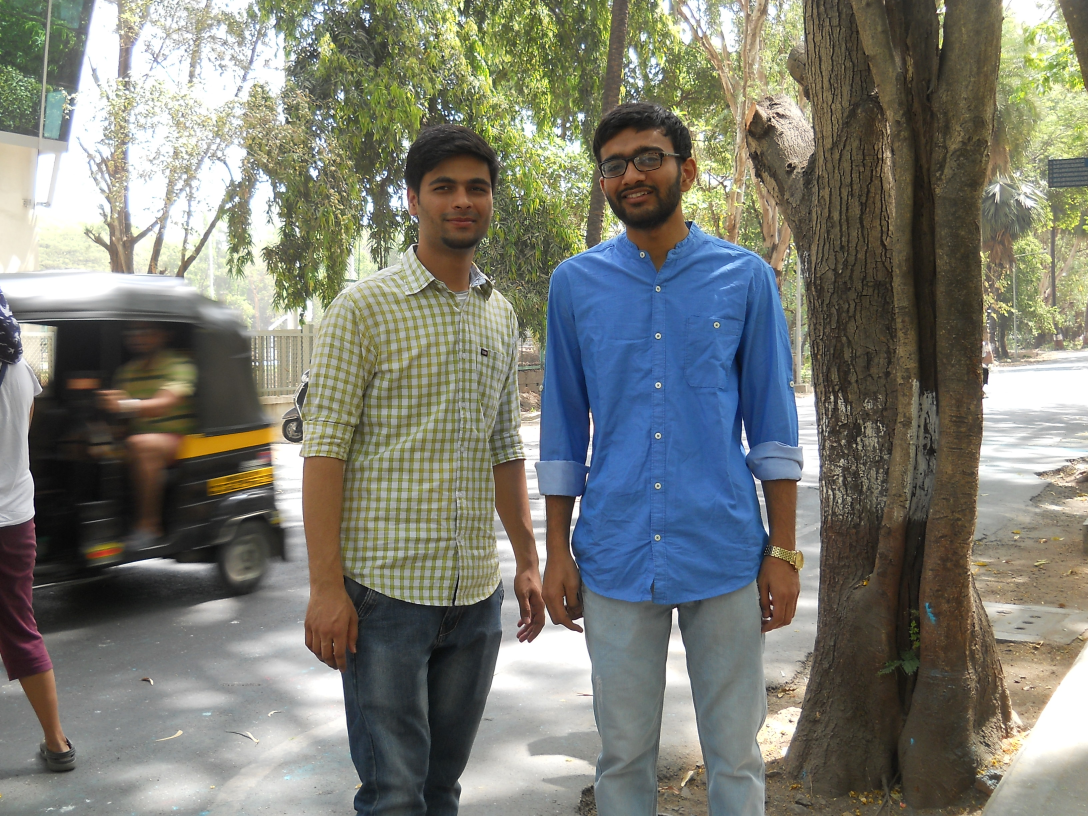
#> input picture test_cases1/sample (1).JPG, 3264 x 2448 px, given as the content of the folder ./yalefaces, which was not available (shown at 1/3 size)
$ python -i face_recognizer_yale_dataset.py   (imports and definitions only)   (Python 2 division)
#> lines starting #> are read from the running program, lines starting #| are printed output that depends on the picture
#!/usr/bin/python

# Import the required modules
import cv2, os, numpy as np
#import numpy as np
from PIL import Image

# For face detection we will use the Haar Cascade provided by OpenCV.
cascadePath = "haarcascade_frontalface_default.xml"
faceCascade = cv2.CascadeClassifier(cascadePath)

# For face recognition we will the the LBPH Face Recognizer
# [1 line that did not run here, left out]

def get_images_and_labels(path):
    # Append all the absolute image paths in a list image_paths
    # We will not read the image with the .sad extension in the training set
    # Rather, we will use them to test our accuracy of the training
#> called with path = './yalefaces'
    image_paths = [os.path.join(path, f) for f in os.listdir(path) if not f.endswith('.sad')]
    #print image_paths
    # images will contains face images
    images = []
    # labels will contains the label that is assigned to the image
    labels = []
    for image_path in image_paths:
        # Read the image and convert to grayscale
        image_pil = Image.open(image_path).convert('L')
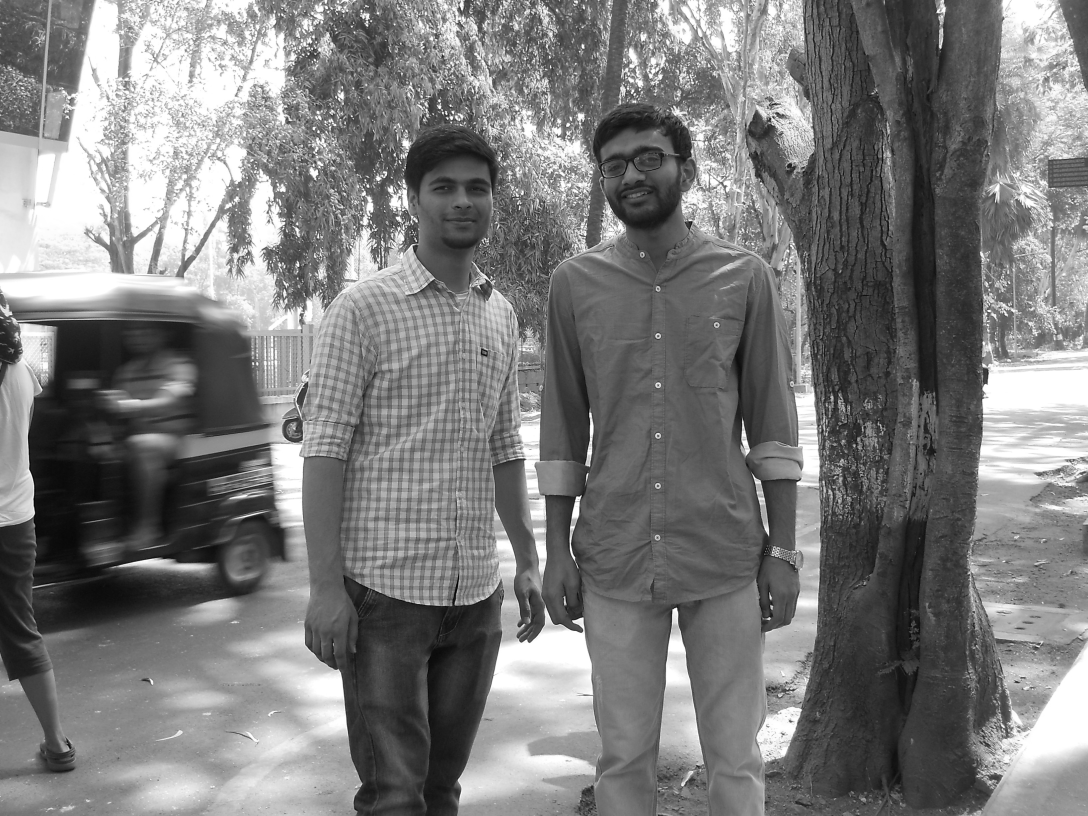
#> image_pil: PIL image 3264x2448 L (shown at 1/3 size); min 0, max 255, mean 123.4
        print image_pil
#| <PIL.Image.Image image mode=L size=3264x2448 at 0x7F381B937350>
        # Convert the image format into numpy array
        image = np.array(image_pil, 'uint8')
        print image, image.shape, image_path
#> (printed output is left out)
        #return
        # Get the label of the image
        nbr = int(os.path.split(image_path)[1].split(".")[0].replace("subject", ""))
        print os.path.split(image_path)
        # Detect the face in the image
        faces = faceCascade.detectMultiScale(image)
        print faces
        # If face is detected, append the face to images and the label to labels
        for (x, y, w, h) in faces:
            images.append(image[y: y + h, x: x + w])
            labels.append(nbr)
            cv2.imshow("image",image)
            cv2.imshow("Adding faces to traning set...", image[y: y + h, x: x + w])
            cv2.waitKey(1)
    # return the images list and labels list
    return images, labels

# Path to the Yale Dataset
path = './yalefaces'
# Call the get_images_and_labels function and get the face images and the
# corresponding labels
# [1 line that did not run here, left out]
# [8 lines not run here, left out]

# Append the images with the extension .sad into image_paths
image_paths = [os.path.join(path, f) for f in os.listdir(path) if f.endswith('.sad')]
# [13 lines not run here, left out]

>>> result = get_images_and_labels('test_cases1/sample (1).JPG')
#| <PIL.Image.Image image mode=L size=3264x2448 at 0x7F381B937710>
#> (printed output is left out)
#> (the run stopped early here; a loop or call above may not have finished)

$ run again, on test_cases1/sample (2).JPG
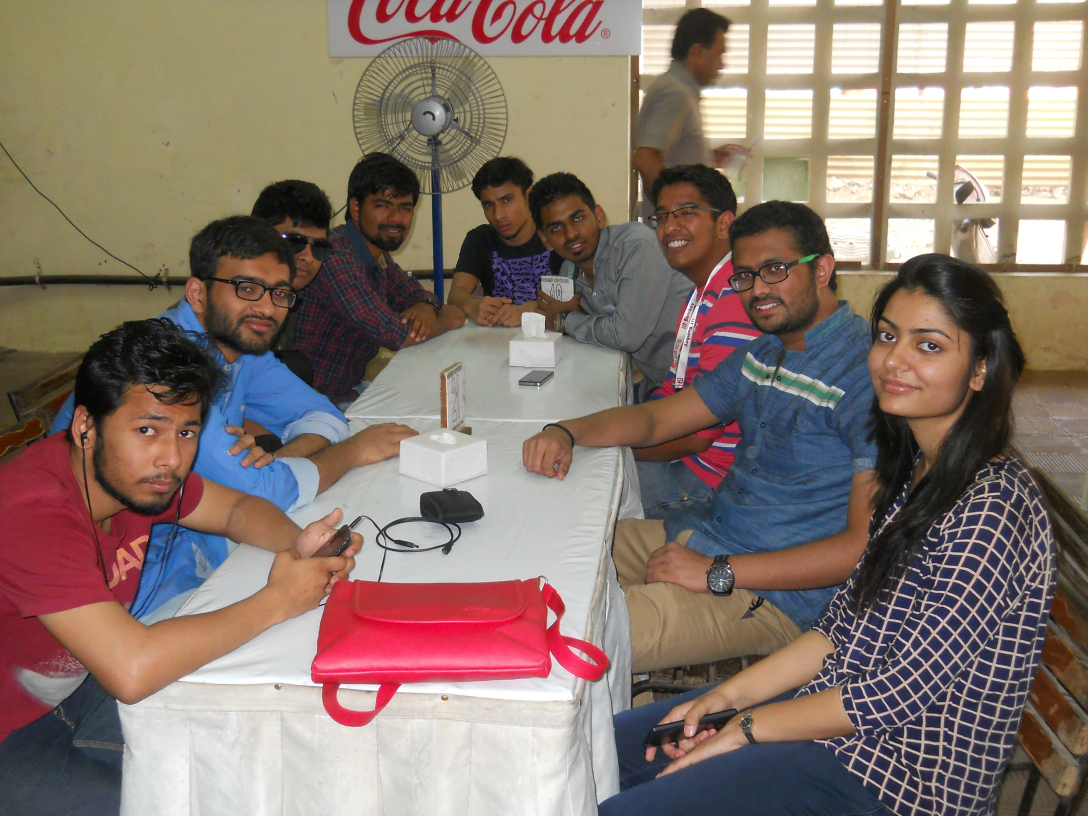
#> input picture test_cases1/sample (2).JPG, 3264 x 2448 px, given as the content of the folder ./yalefaces, which was not available (shown at 1/3 size)
#> in get_images_and_labels, `image_pil = Image.open(image_path).convert('L')`:
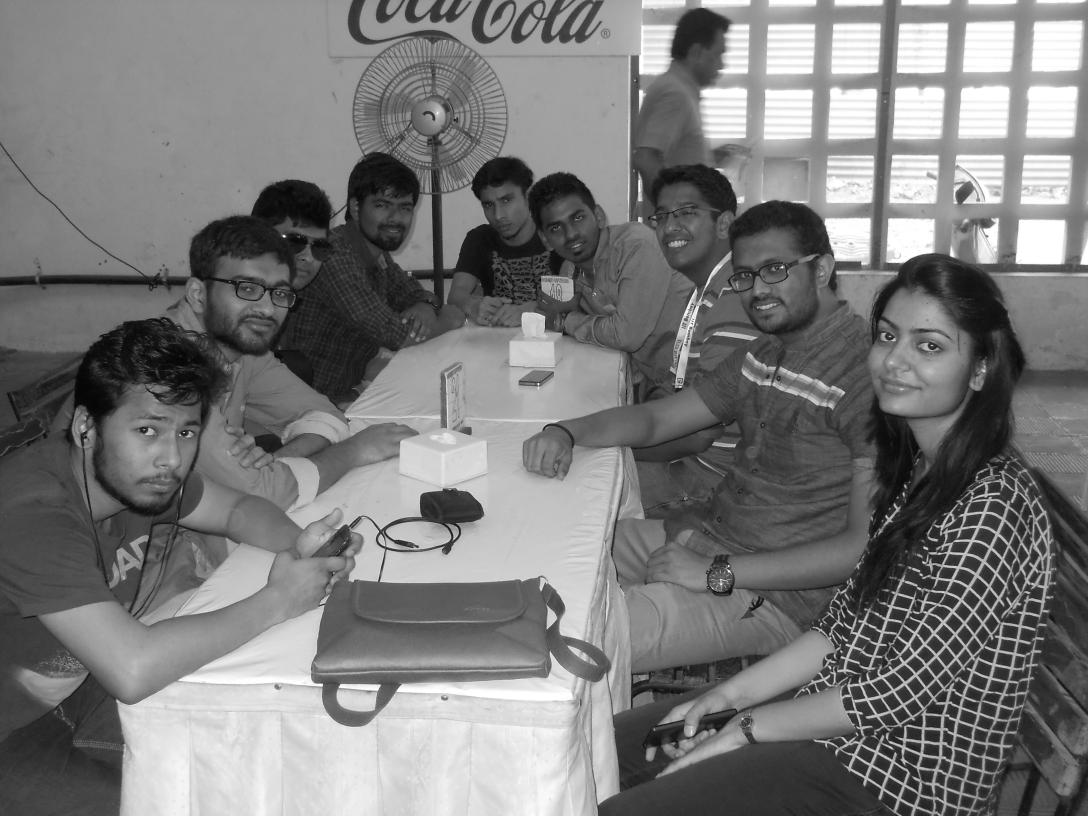
#> image_pil: PIL image 3264x2448 L (shown at 1/3 size); min 0, max 255, mean 121.9
#| <PIL.Image.Image image mode=L size=3264x2448 at 0x7F381B7522D0>
#> (printed output is left out)
#| <PIL.Image.Image image mode=L size=3264x2448 at 0x7F381B76A590>
#> (printed output is left out)

$ run again, on test_cases1/sample (3).JPG
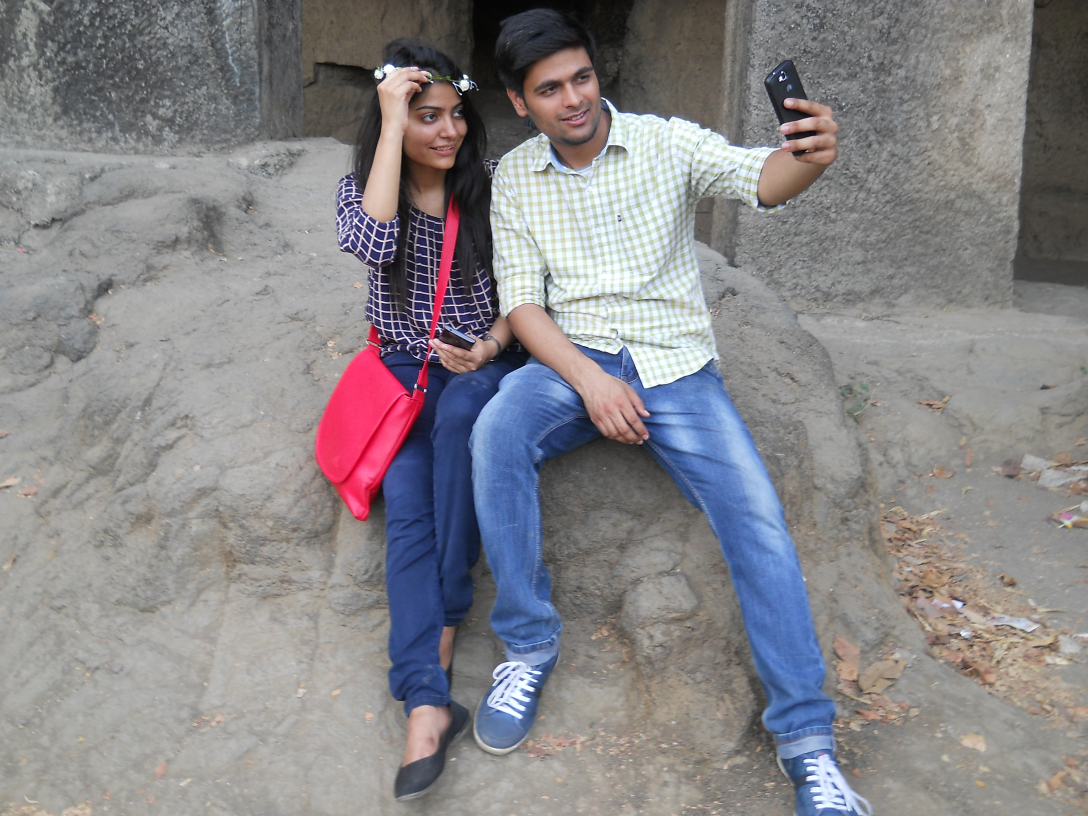
#> input picture test_cases1/sample (3).JPG, 3264 x 2448 px, given as the content of the folder ./yalefaces, which was not available (shown at 1/3 size)
#> in get_images_and_labels, `image_pil = Image.open(image_path).convert('L')`:
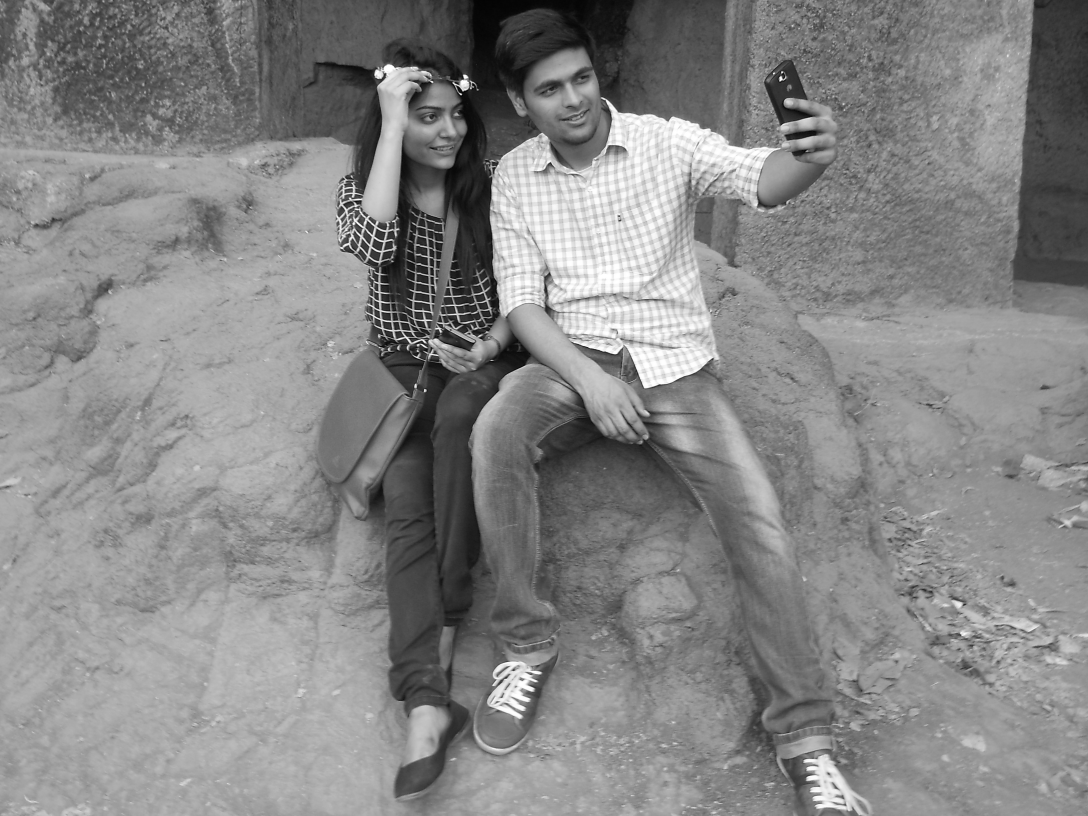
#> image_pil: PIL image 3264x2448 L (shown at 1/3 size); min 0, max 255, mean 134.6
#| <PIL.Image.Image image mode=L size=3264x2448 at 0x7F381BB62A90>
#> (printed output is left out)
#| <PIL.Image.Image image mode=L size=3264x2448 at 0x7F381B776E10>
#> (printed output is left out)

$ run again, on test_cases1/sample (4).JPG
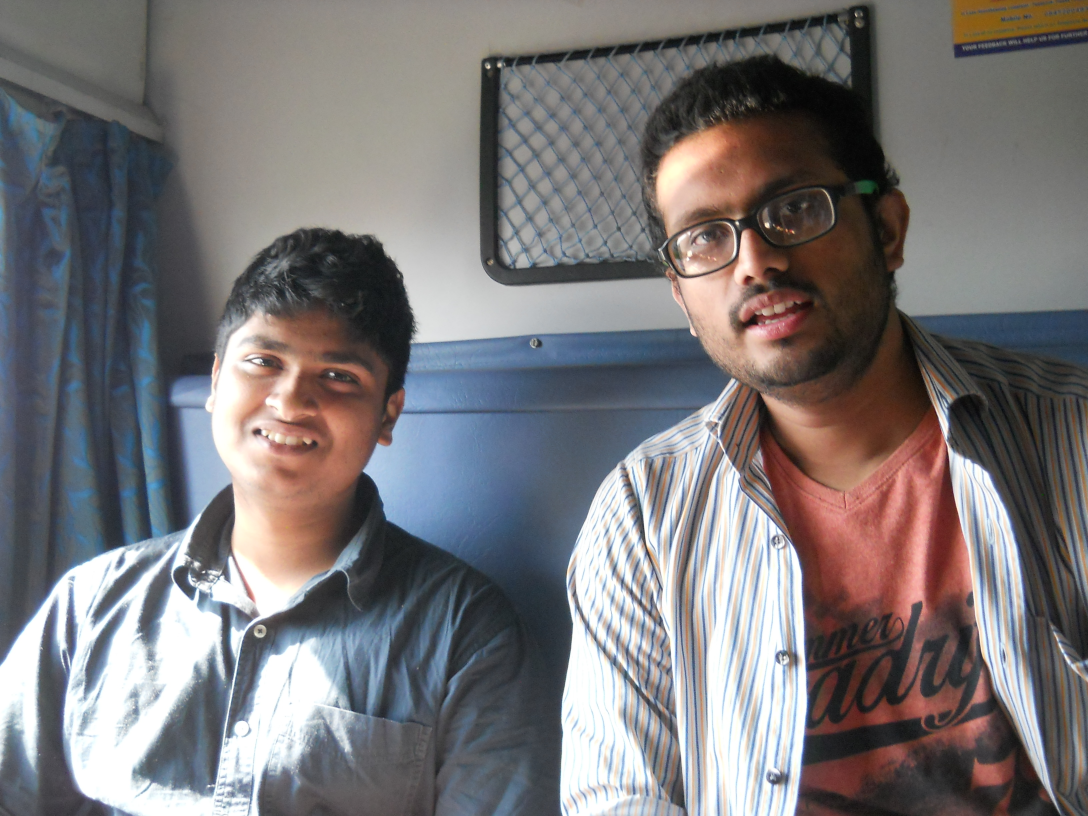
#> input picture test_cases1/sample (4).JPG, 3264 x 2448 px, given as the content of the folder ./yalefaces, which was not available (shown at 1/3 size)
#> in get_images_and_labels, `image_pil = Image.open(image_path).convert('L')`:
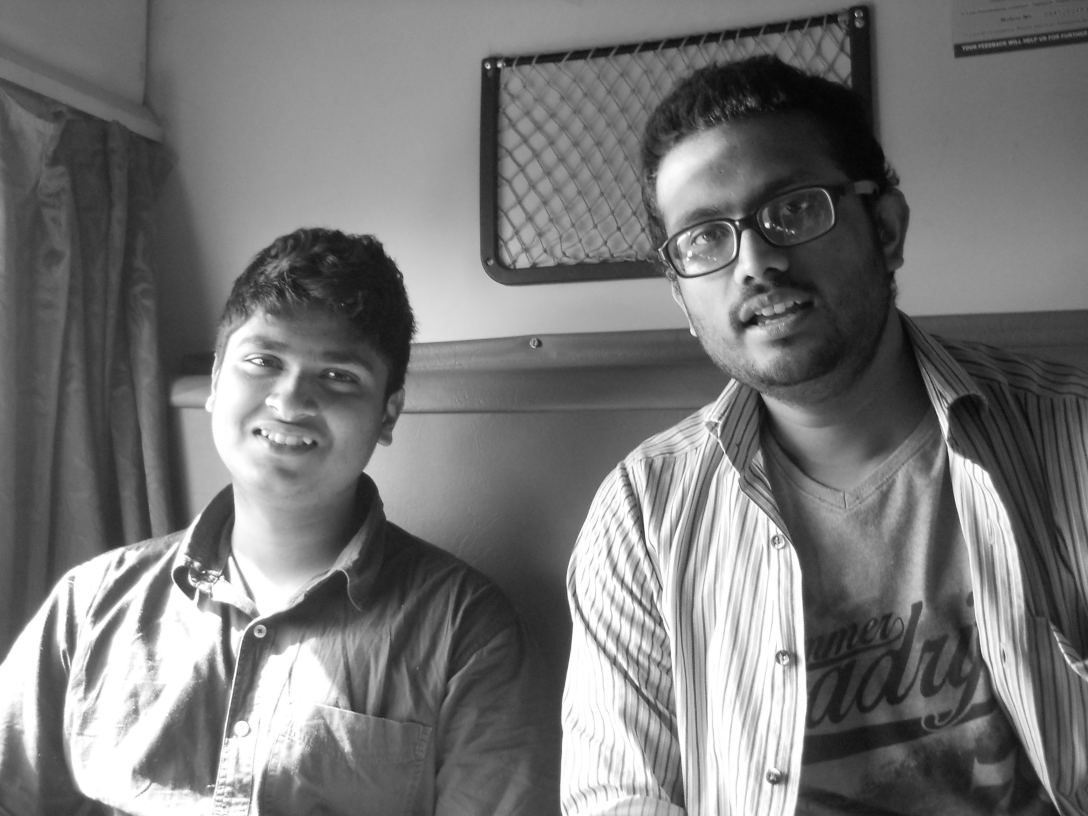
#> image_pil: PIL image 3264x2448 L (shown at 1/3 size); min 3, max 255, mean 118.9
#| <PIL.Image.Image image mode=L size=3264x2448 at 0x7F382C74B890>
#> (printed output is left out)
#| <PIL.Image.Image image mode=L size=3264x2448 at 0x7F381B775E50>
#> (printed output is left out)
